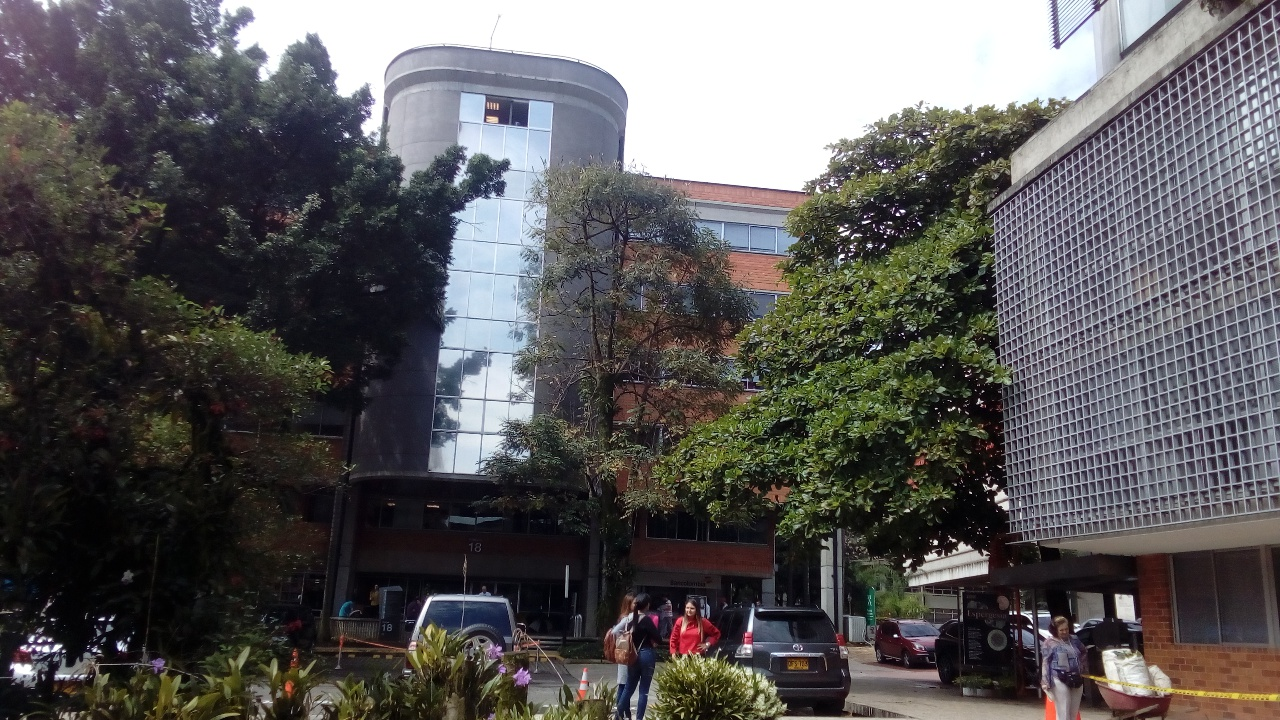
#> input picture server/FlaskApp/FlaskApp/files/18.jpg, 1280 x 720 px
$ python -i process.py   (imports and definitions only)
#> lines starting #> are read from the running program, lines starting #| are printed output that depends on the picture
#Andres Gomez
import cv2
import pickle
import numpy as np
import os

labels = { '18': 'Bloque 18',
           '19': 'Bloque 19',
           '26 - Bloque admon': 'Bloque 26',
           '38': 'Bloque 38',
           'admisiones': 'Bloque 29',
           'agora': 'El Ágora',
           'auditorio': 'Auditorio Fundadores',
           'biblioteca': 'Biblioteca',
           'Centro de Idiomas': 'Centro de Idiomas',
           'dogger': 'Dogger' }
lst = ['18', '19', '26 - Bloque admon', '38', 'admisiones', 'agora', 'auditorio', 'biblioteca', 'Centro de Idiomas', 'dogger']

N_CLUSTERS = 350

# [5 lines not run here, left out]

import datetime

def log(s):
    #with open('/var/www/FlaskApp/FlaskApp/log.log', 'a') as f:
    #    f.write(str(datetime.datetime.now()) + ': ' + s + '\n')
    print(s)

def process(file):
#> called with file = 'files/18.jpg'
    if not os.path.exists(file):
        log('File not found: ' + file)
        raise FileNotFoundError


    log('Processing started')
    img = cv2.imread(file)
#> img is the input picture: shape (720, 1280, 3); mean B, G, R 90.1, 89.5, 91.4
    log('Read img')

    if img.shape != (720, 1280, 3):
        log('Shape is ' + str(img.shape) + '. Resizing')
        img = cv2.resize(img, (1280, 720))
        log('Resized')
    gray = cv2.cvtColor(img, cv2.COLOR_BGR2GRAY)
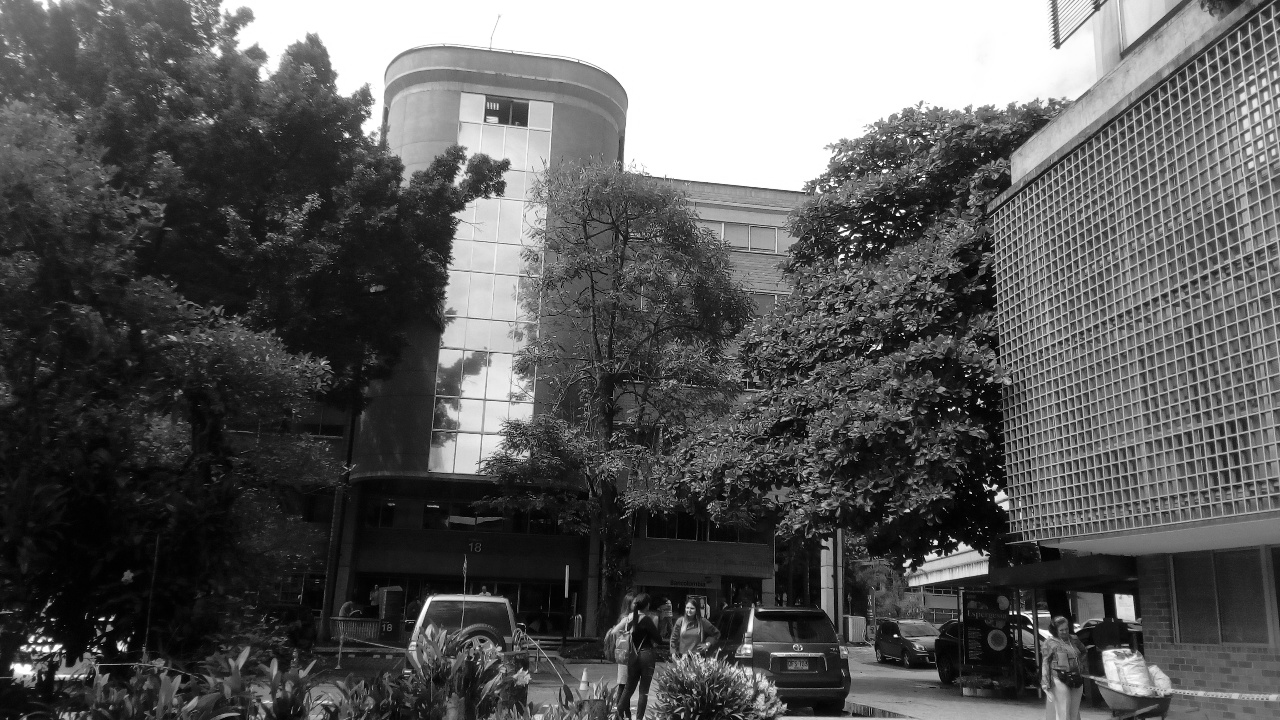
#> gray: shape (720, 1280); min 0, max 255, mean 90.2
    log('Converted to gray')

    sift = cv2.xfeatures2d.SIFT_create()
    # print('val/' + dir + '/' + file)
    keypoints, des = sift.detectAndCompute(gray, None)
#> keypoints = 8087 keypoints; strongest (x, y, size): (897, 214, 2.3), (935, 542, 3.3), (1015, 613, 2), (1030, 627, 2.3)
    # print(des)
    log('Computed sifts')

#> (the run stopped early here; a loop or call above may not have finished)

$ run again, on server/FlaskApp/FlaskApp/files/38.jpg
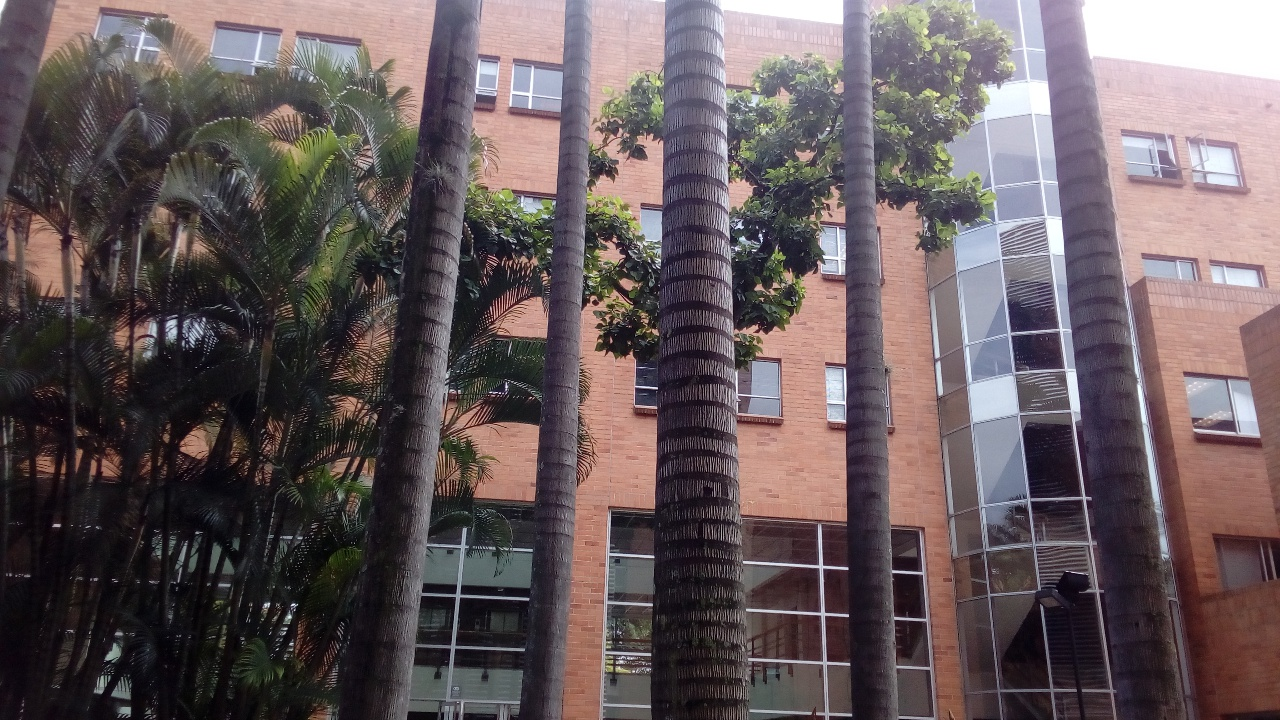
#> input picture server/FlaskApp/FlaskApp/files/38.jpg, 1280 x 720 px
#> in process, img is the input picture: shape (720, 1280, 3); mean B, G, R 92.5, 90.2, 102.6
#> in process, `gray = cv2.cvtColor(img, cv2.COLOR_BGR2GRAY)`:
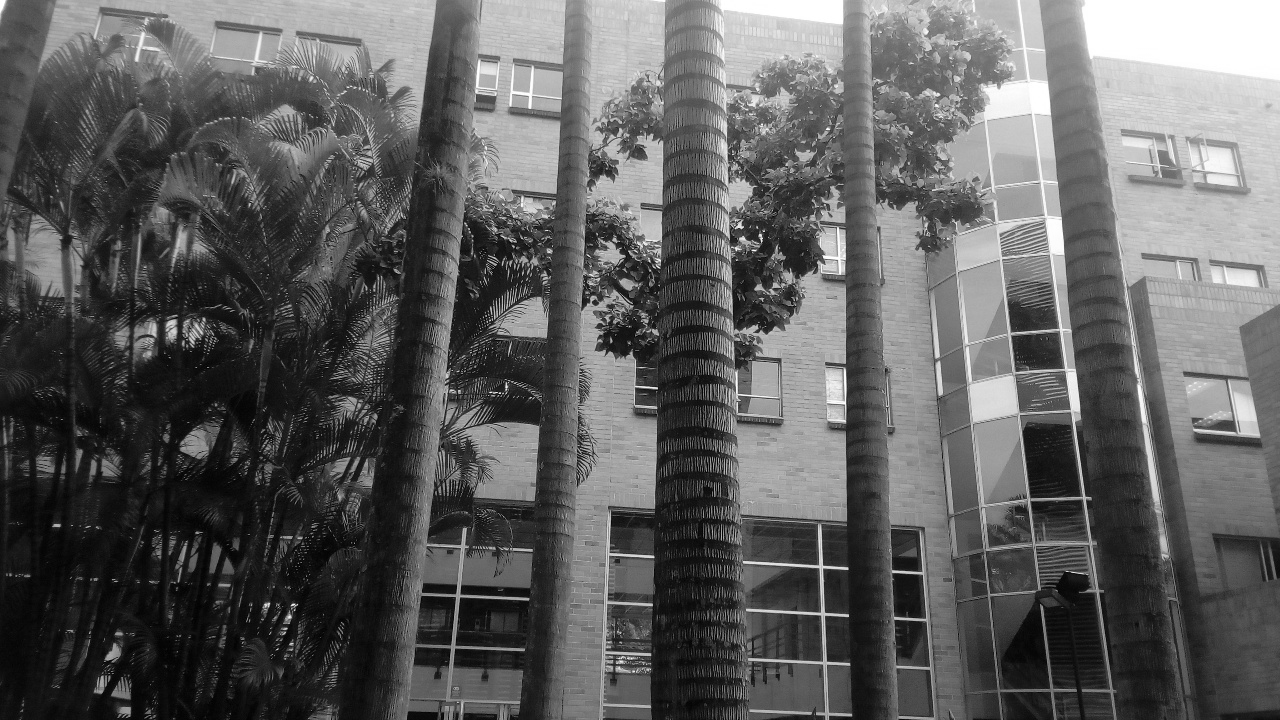
#> gray: shape (720, 1280); min 0, max 255, mean 94.2
#> keypoints = 4359 keypoints; strongest (x, y, size): (760, 235, 2.2), (506, 387, 2), (847, 615, 2.2), (846, 568, 2.3)

$ run again, on server/FlaskApp/FlaskApp/files/26 - Bloque admon.jpg
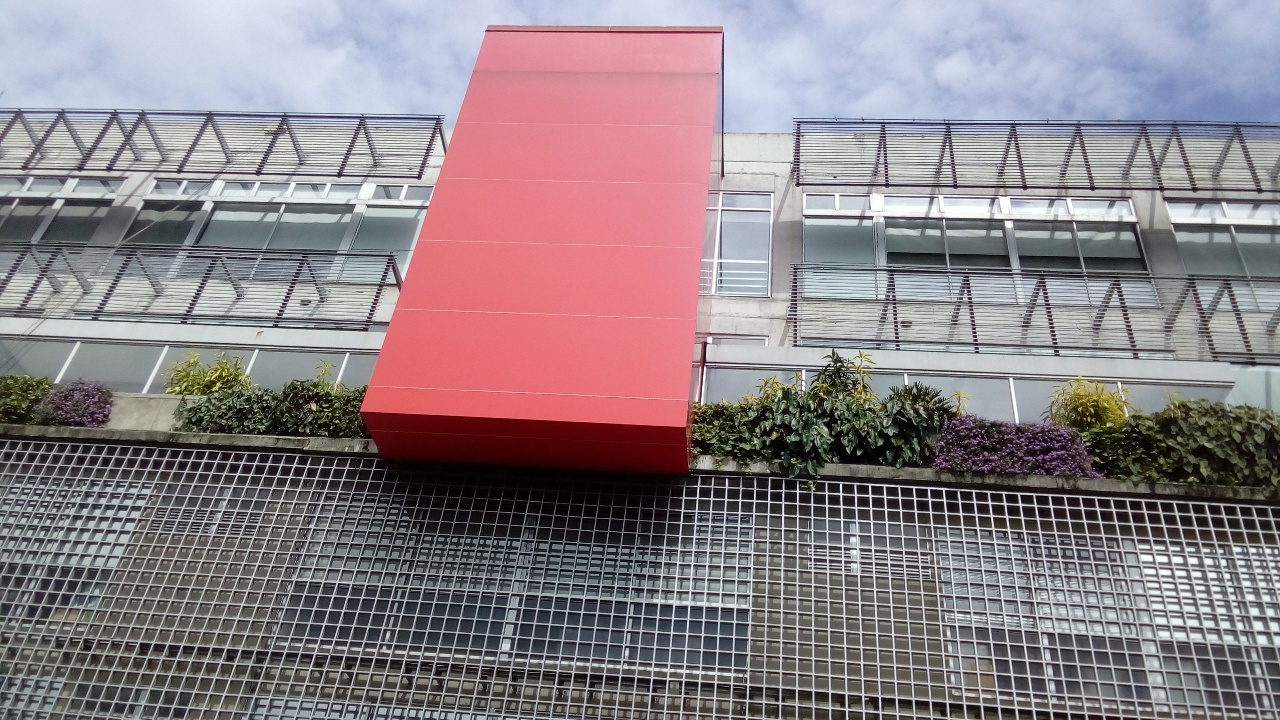
#> input picture server/FlaskApp/FlaskApp/files/26 - Bloque admon.jpg, 1280 x 720 px
#> in process, img is the input picture: shape (720, 1280, 3); mean B, G, R 133.8, 128.3, 140
#> in process, `gray = cv2.cvtColor(img, cv2.COLOR_BGR2GRAY)`:
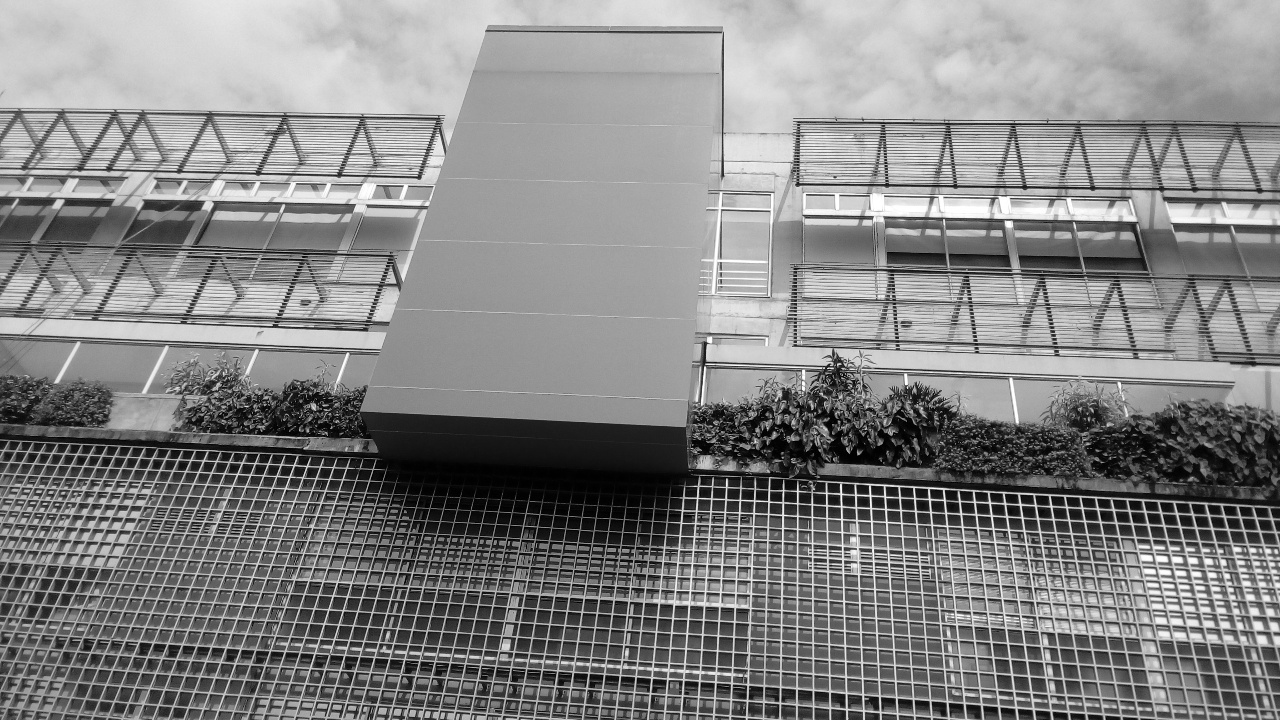
#> gray: shape (720, 1280); min 0, max 255, mean 132.4
#> keypoints = 10870 keypoints; strongest (x, y, size): (944, 489, 2.7), (895, 318, 1.9), (858, 453, 2.6), (977, 352, 1.8)
